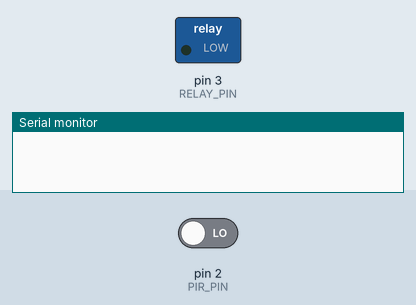
A sketch run on a simulated Arduino Uno, built with avr-gcc and run on an emulated ATmega328P. Shown: switched loads named in the sketch (green lamp = pin HIGH), the last lines printed to the serial monitor. The test bench sets the inputs (shaded band); at power-on: pin 2 (PIR_PIN) LOW.

Above: at 1.2 s.
1.3 s: pin 2 (PIR_PIN) driven HIGH
At 1.8 s:
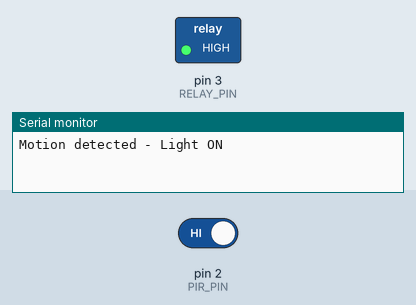
Timing chart, 0 to 4.3 s (numbered marks = the images above; inputs shaded):
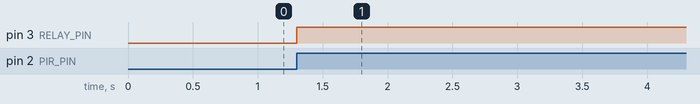

The sketch:

08_motion_activated_light_relay.ino
```cpp
// EXPERIMENT 8: PIR motion-activated low-voltage light using a relay module
// PIR OUT -> D2; relay module IN -> D3, with its supply wired per its data sheet.
// Relay contact example: isolated 5V supply + -> COM; NO -> resistor -> LED -> supply GND.
// This example switches a low-voltage LED only. Do not connect mains voltage.
const uint8_t PIR_PIN = 2;
const uint8_t RELAY_PIN = 3;
const unsigned long LIGHT_HOLD_MS = 10000;
const uint8_t RELAY_ON = HIGH;  // Change to LOW for an active-LOW relay module.
const uint8_t RELAY_OFF = LOW;
unsigned long lastMotion = 0;
bool lightOn = false;

void setup() {
  Serial.begin(9600);
  pinMode(PIR_PIN, INPUT);
  pinMode(RELAY_PIN, OUTPUT);
  digitalWrite(RELAY_PIN, RELAY_OFF);
}

void loop() {
  unsigned long now = millis();
  if (digitalRead(PIR_PIN) == HIGH) {
    lastMotion = now;
    if (!lightOn) {
      digitalWrite(RELAY_PIN, RELAY_ON);
      lightOn = true;
      Serial.println("Motion detected - Light ON");
    }
  }
  if (lightOn && now - lastMotion >= LIGHT_HOLD_MS) {
    digitalWrite(RELAY_PIN, RELAY_OFF);
    lightOn = false;
    Serial.println("Light OFF");
  }
}
```

Measured:
- after the input at 1.3 s, pin 3 (RELAY_PIN): LOW → HIGH at once
